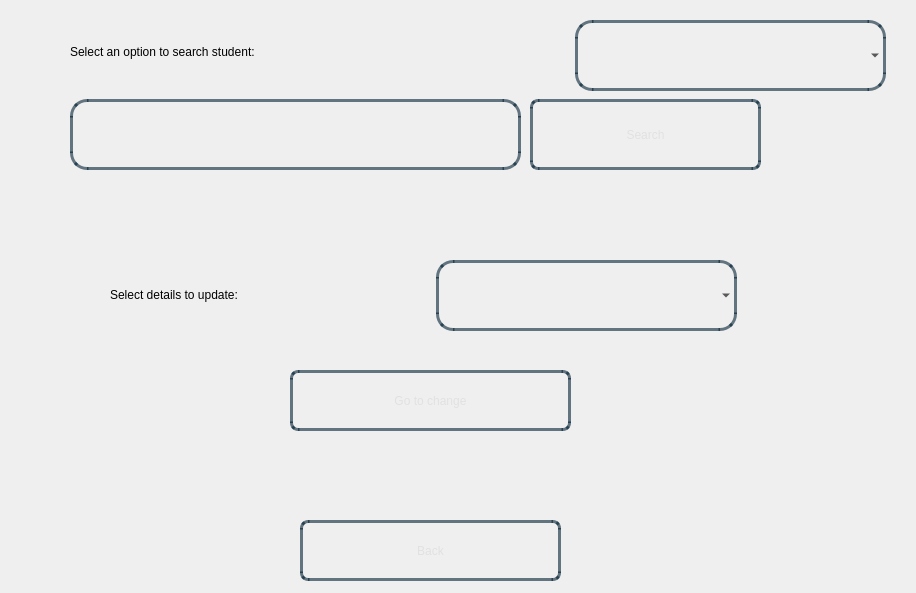
<?xml version="1.0" encoding="UTF-8"?>
<ui version="4.0">
 <class>Dialog</class>
 <widget class="QDialog" name="Dialog">
  <property name="geometry">
   <rect>
    <x>0</x>
    <y>0</y>
    <width>916</width>
    <height>593</height>
   </rect>
  </property>
  <property name="windowTitle">
   <string>Dialog</string>
  </property>
  <widget class="QWidget" name="bgwidget" native="true">
   <property name="geometry">
    <rect>
     <x>0</x>
     <y>0</y>
     <width>911</width>
     <height>591</height>
    </rect>
   </property>
   <property name="styleSheet">
    <string notr="true">QWidget#bgwidget{
background-color:qlineargradient(x1: 1, y1: 1, x2:1, y2: 0.2, stop: 0 rgba(0, 52, 89,140),
stop: 1 rgba(0, 168, 232,190))
}</string>
   </property>
   <widget class="QLabel" name="label">
    <property name="geometry">
     <rect>
      <x>70</x>
      <y>16</y>
      <width>641</width>
      <height>71</height>
     </rect>
    </property>
    <property name="styleSheet">
     <string notr="true">font: 20pt &quot;Sans Serif Collection&quot;;</string>
    </property>
    <property name="text">
     <string>Select an option to search student: </string>
    </property>
   </widget>
   <widget class="QPushButton" name="searchBtn">
    <property name="geometry">
     <rect>
      <x>530</x>
      <y>99</y>
      <width>231</width>
      <height>71</height>
     </rect>
    </property>
    <property name="styleSheet">
     <string notr="true">QPushButton{
border-radius:8px;
border:3px solid rgba(0,30,50,150);
color:rgba(225,225,225,255);
background-color:rgba(0,0,0,0);
font: 22pt &quot;Sans Serif Collection&quot;;
}
.QPushButton:hover
{
   background-color:white;
	color: rgba(0,30,50,150);
}
</string>
    </property>
    <property name="text">
     <string>Search</string>
    </property>
   </widget>
   <widget class="QLineEdit" name="search">
    <property name="geometry">
     <rect>
      <x>70</x>
      <y>99</y>
      <width>451</width>
      <height>71</height>
     </rect>
    </property>
    <property name="styleSheet">
     <string notr="true">.QLineEdit{
border-radius:17px;
background-color:rgba(0,0,0,0);
border:3px solid rgba(0,30,50,150);
font: 18pt &quot;Sans Serif Collection&quot;;
padding:18px;
padding-top:8px;
}

.QLineEdit:focus{
	background-color:rgba(255,255,255,255);

}</string>
    </property>
    <property name="text">
     <string/>
    </property>
    <property name="clearButtonEnabled">
     <bool>true</bool>
    </property>
   </widget>
   <widget class="QPushButton" name="backBtn">
    <property name="geometry">
     <rect>
      <x>300</x>
      <y>520</y>
      <width>261</width>
      <height>61</height>
     </rect>
    </property>
    <property name="styleSheet">
     <string notr="true">QPushButton{
border-radius:8px;
border:3px solid rgba(0,30,50,150);
color:rgba(225,225,225,255);
background-color:rgba(0,0,0,0);
font: 22pt &quot;Sans Serif Collection&quot;;
}
.QPushButton:hover
{
   background-color:white;
	color: rgba(0,30,50,150);
}
</string>
    </property>
    <property name="text">
     <string>Back</string>
    </property>
   </widget>
   <widget class="QLabel" name="error">
    <property name="geometry">
     <rect>
      <x>330</x>
      <y>270</y>
      <width>271</width>
      <height>61</height>
     </rect>
    </property>
    <property name="styleSheet">
     <string notr="true">font: 20pt &quot;Sans Serif Collection&quot;;
color : &quot;red&quot;</string>
    </property>
    <property name="text">
     <string/>
    </property>
   </widget>
   <widget class="QPushButton" name="changeBtn">
    <property name="geometry">
     <rect>
      <x>290</x>
      <y>370</y>
      <width>281</width>
      <height>61</height>
     </rect>
    </property>
    <property name="styleSheet">
     <string notr="true">QPushButton{
border-radius:8px;
border:3px solid rgba(0,30,50,150);
color:rgba(225,225,225,255);
background-color:rgba(0,0,0,0);
font: 22pt &quot;Sans Serif Collection&quot;;
}
.QPushButton:hover
{
   background-color:white;
	color: rgba(0,30,50,150);
}
</string>
    </property>
    <property name="text">
     <string>Go to change</string>
    </property>
   </widget>
   <widget class="QComboBox" name="option2">
    <property name="geometry">
     <rect>
      <x>436</x>
      <y>260</y>
      <width>301</width>
      <height>71</height>
     </rect>
    </property>
    <property name="styleSheet">
     <string notr="true">	.QComboBox{
border-radius:17px;
background-color:rgba(0,0,0,0);
border:3px solid rgba(0,30,50,150);
font: 18pt &quot;Sans Serif Collection&quot;;
	padding:18px;
	padding-top:12px;
}

.QComboBox:focus{
color:rgba(0,30,50,150);
}
</string>
    </property>
   </widget>
   <widget class="QLabel" name="label1">
    <property name="geometry">
     <rect>
      <x>110</x>
      <y>264</y>
      <width>341</width>
      <height>61</height>
     </rect>
    </property>
    <property name="styleSheet">
     <string notr="true">font: 18pt &quot;Sans Serif Collection&quot;;</string>
    </property>
    <property name="text">
     <string>Select details to update: </string>
    </property>
   </widget>
   <widget class="QComboBox" name="option">
    <property name="geometry">
     <rect>
      <x>575</x>
      <y>20</y>
      <width>311</width>
      <height>71</height>
     </rect>
    </property>
    <property name="styleSheet">
     <string notr="true">	.QComboBox{
border-radius:17px;
background-color:rgba(0,0,0,0);
border:3px solid rgba(0,30,50,150);
font: 18pt &quot;Sans Serif Collection&quot;;
	padding:18px;
	padding-top:12px;
}

.QComboBox:focus{
color:rgba(0,30,50,150);
}
</string>
    </property>
   </widget>
  </widget>
 </widget>
 <resources/>
 <connections/>
</ui>
